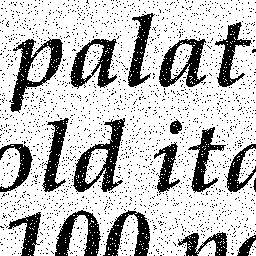
#> input picture tp1/images/texte_bruit.png, 256 x 256 px
$ python correction_TP1_3TTR.py
#> lines starting #> are read from the running program, lines starting #| are printed output that depends on the picture; after the words box and inside, x2 and y2 are one past the last pixel; in counts of white or black regions, pixels touching at a corner belong together
import numpy as np
from skimage.morphology import erosion, dilation
from PIL import Image
from matplotlib import pyplot as plt

from skimage.util import img_as_ubyte
# Ouvrir et afficher une image en niveau de gris

# Definition des éléments structurants
se1 = np.array([[1, 0, 1]], dtype=np.bool_)
se2 = np.array([[1], [0], [1]], dtype=np.bool_)

img =  np.asarray(Image.open('./images/texte_bruit.png')).astype(np.bool_)
#> img is the input picture: shape (256, 256) bool; 75.4% white; 2262 black regions (2244 under 20 px), largest, box (x1, y1, x2, y2) and area: (73, 118, 125, 192) 1364, (9, 37, 63, 113) 1332, (159, 38, 206, 87) 1060

#Calcul TTR1 (origine à 0) et épaississement
imEro1 = erosion(img, se1)
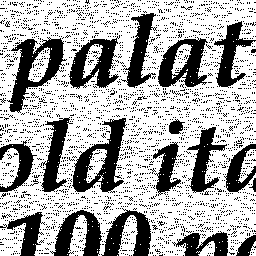
#> imEro1: shape (256, 256) bool; 66.5% white; 3101 black regions (3083 under 20 px), largest, box (x1, y1, x2, y2) and area: (72, 118, 127, 193) 1754, (7, 37, 67, 113) 1702, (158, 37, 208, 87) 1366
imPts0Hisoles = imEro1 & ~img
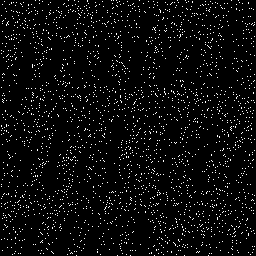
#> imPts0Hisoles: shape (256, 256) bool; 4.4% white in thin lines or dots
img2 = img | imPts0Hisoles
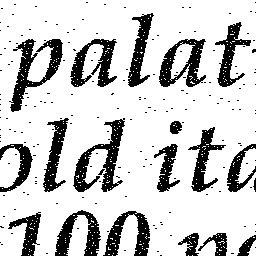
#> img2: shape (256, 256) bool; 79.7% white; 200 black regions (181 under 20 px), largest, box (x1, y1, x2, y2) and area: (73, 118, 125, 192) 1312, (9, 39, 63, 112) 1304, (159, 39, 206, 87) 1041
plt.subplot(131)
plt.imshow(img,cmap = 'gray',vmin = 0.0,vmax = 1.0)
plt.title('Originale')
plt.subplot(132)
plt.imshow(imPts0Hisoles,cmap = 'gray',vmin = 0.0,vmax = 1.0)
plt.title('Points noirs H-isolés')
plt.subplot(133)
plt.imshow(img2,cmap = 'gray',vmin = 0.0,vmax = 1.0)
plt.title('Image filtrée 1')
plt.show()
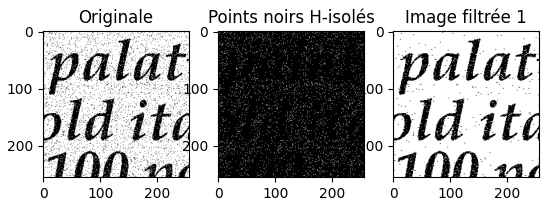
#> figure drawn by matplotlib, 3 panels

#Calcul TTR2 (origine à 1) et amincissement
imEro2 = erosion(~img2, se2)
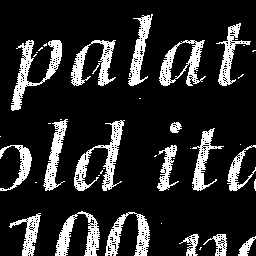
#> imEro2: shape (256, 256) bool; 16% white; 46 white regions (27 under 20 px), largest, box (x1, y1, x2, y2) and area: (74, 120, 125, 191) 1053, (11, 40, 62, 111) 1037, (159, 40, 206, 86) 821
imPts1Visoles = imEro2 & img
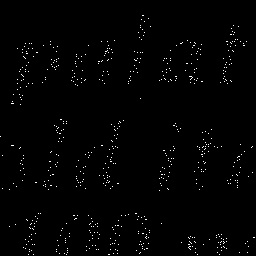
#> imPts1Visoles: shape (256, 256) bool; 1.1% white in thin lines or dots
img3 = img2 & ~imPts1Visoles
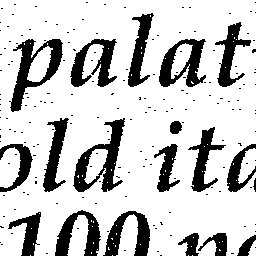
#> img3: shape (256, 256) bool; 78.6% white; 192 black regions (173 under 20 px), largest, box (x1, y1, x2, y2) and area: (73, 118, 125, 192) 1403, (9, 39, 63, 112) 1374, (159, 39, 206, 87) 1104
plt.subplot(131)
plt.imshow(img2,cmap = 'gray',vmin = 0.0,vmax = 1.0)
plt.title('Image filtrée 1')
plt.subplot(132)
plt.imshow(imPts1Visoles,cmap = 'gray',vmin = 0.0,vmax = 1.0)
plt.title('Points blancs V-isolés')
plt.subplot(133)
plt.imshow(img3,cmap = 'gray',vmin = 0.0,vmax = 1.0)
plt.title('Image filtrée 2')
plt.show()

#Etc....
